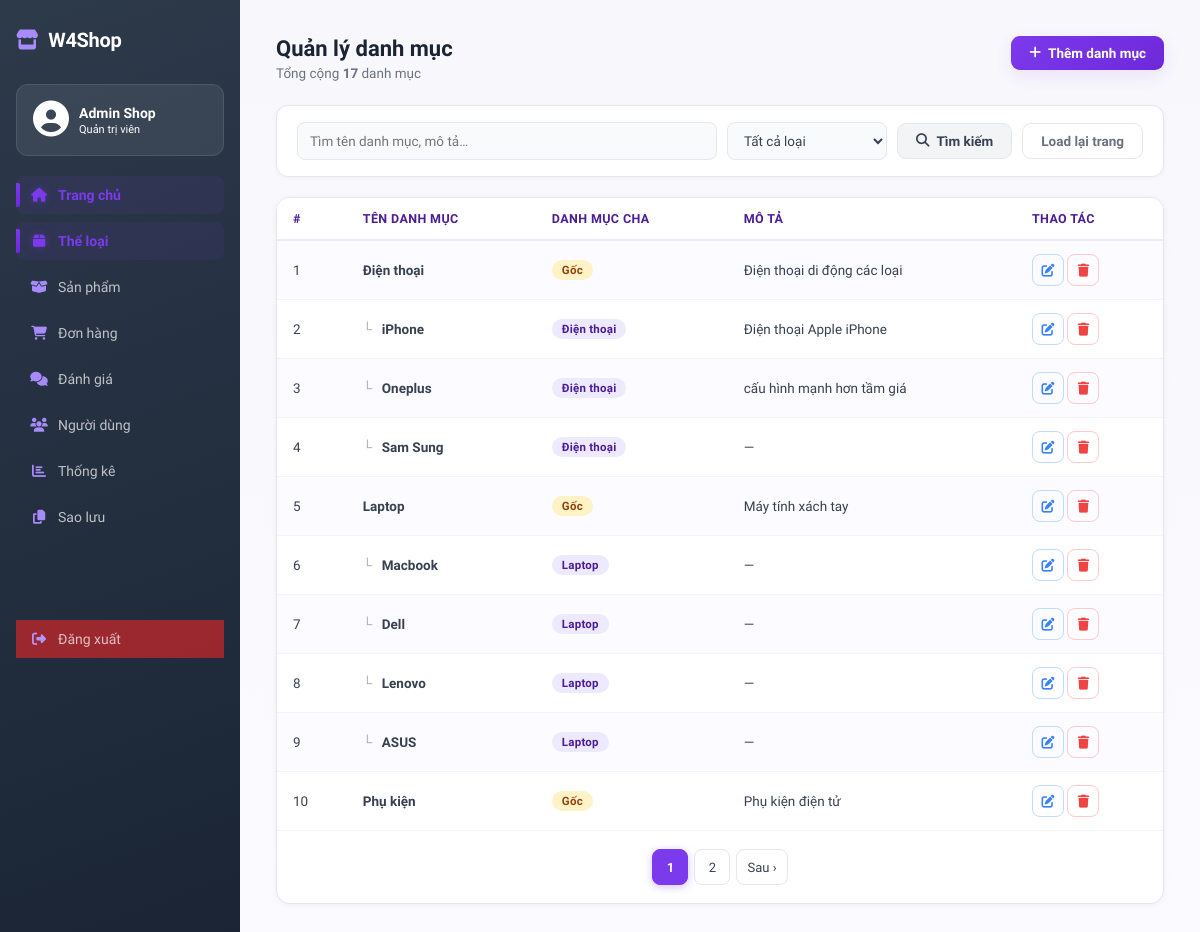
The app's page /admin/categories (signed in) with its own data.
### tables this page shows
CREATE TABLE `categories` (
  `category_id` int(11) NOT NULL,
  `parent_id` int(11) DEFAULT NULL COMMENT 'NULL = danh mục gốc',
  `category_name` varchar(100) NOT NULL,
  `description` text DEFAULT NULL
);

### app/views/admin/Category.php (the view, shortened to what the rows shown need)
<?php include __DIR__ . '/../layouts/admin_sidebar.php'; ?>
<link rel="stylesheet" href="/WEB_GR4/public/assets/css/admin/User.css">
<div class="admin-content">
  <div class="page-header">
    <div>
      <h1 class="page-title">Quản lý danh mục</h1>
      <p class="page-sub">Tổng cộng <strong><?= $total ?></strong> danh mục</p>
    </div>
    <a href="/WEB_GR4/admin/categories/create" class="btn btn-primary">
      <i class="fas fa-plus"></i> Thêm danh mục
    </a>
  </div>
  <div class="filter-card">
    <form method="GET" action="/WEB_GR4/admin/categories" class="filter-form">
      <input
        type="text"
        name="search"
        placeholder="Tìm tên danh mục, mô tả…"
        value="<?= htmlspecialchars($filters['search'] ?? '') ?>"
        class="form-control"
      >
      <select name="type" class="form-control">
        <option value="">Tất cả loại</option>
      </select>
      <button type="submit" class="btn btn-secondary">
        <i class="fas fa-search"></i> Tìm kiếm
      </button>
      <a href="/WEB_GR4/admin/categories" class="btn btn-ghost">Load lại trang</a>
    </form>
  </div>
  <div class="table-card">
    <?php if (empty($categories)): ?>
      <div class="empty-state">
        <i class="fas fa-folder-open fa-3x"></i>
        <p>Không tìm thấy danh mục nào.</p>
      </div>
    <?php else: ?>
      <table class="data-table">
        <thead>
          <tr>
            <th>#</th>
            <th>Tên danh mục</th>
            <th>Danh mục cha</th>
            <th>Mô tả</th>
            <th class="text-center">Thao tác</th>
          </tr>
        </thead>
        <tbody>
          <?php foreach ($categories as $i => $cat): ?>
            <tr>
              <td><?= ($page - 1) * 10 + $i + 1 ?></td>
              <td>
                <?php if ($cat['parent_id']): ?>
                  <span style="margin-right:6px; color:#aaa;">└</span>
                <?php endif; ?>
                <strong><?= htmlspecialchars($cat['category_name']) ?></strong>
              </td>
              <td>
                <?php if ($cat['parent_name']): ?>
                  <span class="badge badge-info"><?= htmlspecialchars($cat['parent_name']) ?></span>
                <?php else: ?>
                  <span class="badge badge-warning">Gốc</span>
                <?php endif; ?>
              </td>
              <td><?= htmlspecialchars($cat['description'] ?? '—') ?></td>
              <td class="action-cell">
                <a
                  href="/WEB_GR4/admin/categories/edit?id=<?= $cat['category_id'] ?>"
                  class="btn-icon btn-edit"
                  title="Sửa"
                >
                  <i class="fas fa-edit"></i>
                </a>
                <button
                  class="btn-icon btn-delete delete-btn"
                  data-id="<?= $cat['category_id'] ?>"
                  data-name="<?= htmlspecialchars($cat['category_name']) ?>"
                  title="Xóa"
                >
                  <i class="fas fa-trash"></i>
                </button>
              </td>
            </tr>
          <?php endforeach; ?>
        </tbody>
      </table>
      <?php if ($totalPages > 1): ?>
        <div class="pagination">
          <?php
          $qs = http_build_query(array_filter([
            'search' => $filters['search'] ?? '',
            'type'   => $filters['type']   ?? '',
          ]));
          ?>
          <?php for ($p = max(1, $page - 2); $p <= min($totalPages, $page + 2); $p++): ?>
            <a
              href="/WEB_GR4/admin/categories?page=<?= $p ?>&<?= $qs ?>"
              class="page-btn <?= $p === $page ? 'active' : '' ?>"
            ><?= $p ?></a>
          <?php endfor; ?>
          <?php if ($page < $totalPages): ?>
            <a href="/WEB_GR4/admin/categories?page=<?= $page + 1 ?>&<?= $qs ?>" class="page-btn">Sau ›</a>
          <?php endif; ?>
        </div>
      <?php endif; ?>
    <?php endif; ?>
  </div>
</div>

### core/Router.php (shortened to what the rows shown need)
<?php
class Router {
    private $routes = [];
    public function get($path, $controller, $method) {
        $this->routes[] = ['path' => $path, 'controller' => $controller, 'method' => $method, 'httpMethod' => 'GET'];
    }
    public function post($path, $controller, $method) {
        $this->routes[] = ['path' => $path, 'controller' => $controller, 'method' => $method, 'httpMethod' => 'POST'];
    }
    public function dispatch() {
        $url = parse_url($_SERVER['REQUEST_URI'], PHP_URL_PATH);
        $base = '/WEB_GR4';
        if (strpos($url, $base) === 0) {
            $url = substr($url, strlen($base));
        }
        $httpMethod = $_SERVER['REQUEST_METHOD'];
        foreach ($this->routes as $route) {
            if ($route['httpMethod'] === $httpMethod && $this->match($route['path'], $url, $params)) {
                $ctrl = new $route['controller']();
                call_user_func_array([$ctrl, $route['method']], $params);
                return;
            }
        }
    }
    private function match($routePath, $url, &$params) {
        $pattern = preg_replace('/\{(\w+)\}/', '([^/]+)', $routePath);
        $pattern = '#^' . $pattern . '$#';
        if (preg_match($pattern, $url, $matches)) {
            return true;
        }
        return false;
    }
}
?>

### records on screen
categories: i "1", category_name "Điện thoại", shows "Gốc", description "Điện thoại di động các loại"
categories: i "2", category_name "iPhone", parent.category_name "Điện thoại", description "Điện thoại Apple iPhone"
categories: i "3", category_name "Oneplus", parent.category_name "Điện thoại", description "cấu hình mạnh hơn tầm giá"
categories: i "4", category_name "Sam Sung", parent.category_name "Điện thoại", description "—"
categories: i "5", category_name "Laptop", shows "Gốc", description "Máy tính xách tay"
categories: i "6", category_name "Macbook", parent.category_name "Laptop", description "—"
categories: i "7", category_name "Dell", parent.category_name "Laptop", description "—"
categories: i "8", category_name "Lenovo", parent.category_name "Laptop", description "—"
categories: i "9", category_name "ASUS", parent.category_name "Laptop", description "—"
categories: i "10", category_name "Phụ kiện", shows "Gốc", description "Phụ kiện điện tử"

### other values on screen
$total "17"
